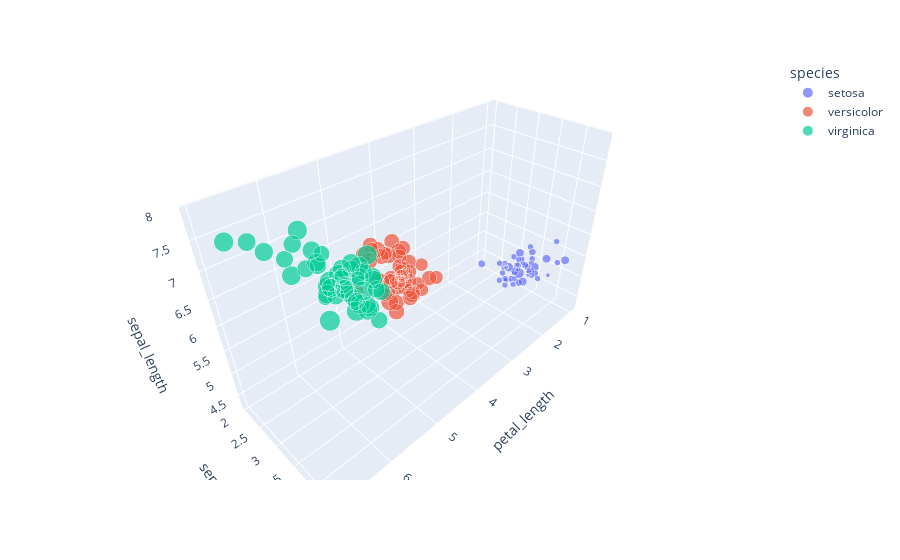

The code cell stored with this chart in its notebook:
### Code cell
px.scatter_3d(data,x='petal_length',y='sepal_width',z='sepal_length',size='petal_width',color='species')

### Figure 1 — Plotly figure (JSON) as saved in the notebook; plotly's stock layout.template omitted (floating-point values rounded to 4 significant figures)
{"data": [{"hovertemplate": "species=setosa<br>petal_length=%{x}<br>sepal_width=%{y}<br>sepal_length=%{z}<br>petal_width=%{marker.size}<extra></extra>", "legendgroup": "setosa", "marker": {"color": "#636efa", "size": [0.2, 0.2, 0.2, 0.2, 0.2, 0.4, 0.3, 0.2, 0.2, 0.1, 0.2, 0.2, 0.1, 0.1, 0.2, 0.4, 0.4, 0.3, 0.3, 0.3, 0.2, 0.4, 0.2, 0.5, 0.2, 0.2, 0.4, 0.2, 0.2, 0.2, 0.2, 0.4, 0.1, 0.2, 0.2, 0.2, 0.2, 0.1, 0.2, 0.2, 0.3, 0.3, 0.2, 0.6, 0.4, 0.3, 0.2, 0.2, 0.2, 0.2], "sizemode": "area", "sizeref": 0.00625, "symbol": "circle"}, "mode": "markers", "name": "setosa", "scene": "scene", "showlegend": true, "type": "scatter3d", "x": [1.4, 1.4, 1.3, 1.5, 1.4, 1.7, 1.4, 1.5, 1.4, 1.5, 1.5, 1.6, 1.4, 1.1, 1.2, 1.5, 1.3, 1.4, 1.7, 1.5, 1.7, 1.5, 1, 1.7, 1.9, 1.6, 1.6, 1.5, 1.4, 1.6, 1.6, 1.5, 1.5, 1.4, 1.5, 1.2, 1.3, 1.4, 1.3, 1.5, 1.3, 1.3, 1.3, 1.6, 1.9, 1.4, 1.6, 1.4, 1.5, 1.4], "y": [3.5, 3, 3.2, 3.1, 3.6, 3.9, 3.4, 3.4, 2.9, 3.1, 3.7, 3.4, 3, 3, 4, 4.4, 3.9, 3.5, 3.8, 3.8, 3.4, 3.7, 3.6, 3.3, 3.4, 3, 3.4, 3.5, 3.4, 3.2, 3.1, 3.4, 4.1, 4.2, 3.1, 3.2, 3.5, 3.6, 3, 3.4, 3.5, 2.3, 3.2, 3.5, 3.8, 3, 3.8, 3.2, 3.7, 3.3], "z": [5.1, 4.9, 4.7, 4.6, 5, 5.4, 4.6, 5, 4.4, 4.9, 5.4, 4.8, 4.8, 4.3, 5.8, 5.7, 5.4, 5.1, 5.7, 5.1, 5.4, 5.1, 4.6, 5.1, 4.8, 5, 5, 5.2, 5.2, 4.7, 4.8, 5.4, 5.2, 5.5, 4.9, 5, 5.5, 4.9, 4.4, 5.1, 5, 4.5, 4.4, 5, 5.1, 4.8, 5.1, 4.6, 5.3, 5]}, {"hovertemplate": "species=versicolor<br>petal_length=%{x}<br>sepal_width=%{y}<br>sepal_length=%{z}<br>petal_width=%{marker.size}<extra></extra>", "legendgroup": "versicolor", "marker": {"color": "#EF553B", "size": [1.4, 1.5, 1.5, 1.3, 1.5, 1.3, 1.6, 1, 1.3, 1.4, 1, 1.5, 1, 1.4, 1.3, 1.4, 1.5, 1, 1.5, 1.1, 1.8, 1.3, 1.5, 1.2, 1.3, 1.4, 1.4, 1.7, 1.5, 1, 1.1, 1, 1.2, 1.6, 1.5, 1.6, 1.5, 1.3, 1.3, 1.3, 1.2, 1.4, 1.2, 1, 1.3, 1.2, 1.3, 1.3, 1.1, 1.3], "sizemode": "area", "sizeref": 0.00625, "symbol": "circle"}, "mode": "markers", "name": "versicolor", "scene": "scene", "showlegend": true, "type": "scatter3d", "x": [4.7, 4.5, 4.9, 4, 4.6, 4.5, 4.7, 3.3, 4.6, 3.9, 3.5, 4.2, 4, 4.7, 3.6, 4.4, 4.5, 4.1, 4.5, 3.9, 4.8, 4, 4.9, 4.7, 4.3, 4.4, 4.8, 5, 4.5, 3.5, 3.8, 3.7, 3.9, 5.1, 4.5, 4.5, 4.7, 4.4, 4.1, 4, 4.4, 4.6, 4, 3.3, 4.2, 4.2, 4.2, 4.3, 3, 4.1], "y": [3.2, 3.2, 3.1, 2.3, 2.8, 2.8, 3.3, 2.4, 2.9, 2.7, 2, 3, 2.2, 2.9, 2.9, 3.1, 3, 2.7, 2.2, 2.5, 3.2, 2.8, 2.5, 2.8, 2.9, 3, 2.8, 3, 2.9, 2.6, 2.4, 2.4, 2.7, 2.7, 3, 3.4, 3.1, 2.3, 3, 2.5, 2.6, 3, 2.6, 2.3, 2.7, 3, 2.9, 2.9, 2.5, 2.8], "z": [7, 6.4, 6.9, 5.5, 6.5, 5.7, 6.3, 4.9, 6.6, 5.2, 5, 5.9, 6, 6.1, 5.6, 6.7, 5.6, 5.8, 6.2, 5.6, 5.9, 6.1, 6.3, 6.1, 6.4, 6.6, 6.8, 6.7, 6, 5.7, 5.5, 5.5, 5.8, 6, 5.4, 6, 6.7, 6.3, 5.6, 5.5, 5.5, 6.1, 5.8, 5, 5.6, 5.7, 5.7, 6.2, 5.1, 5.7]}, {"hovertemplate": "species=virginica<br>petal_length=%{x}<br>sepal_width=%{y}<br>sepal_length=%{z}<br>petal_width=%{marker.size}<extra></extra>", "legendgroup": "virginica", "marker": {"color": "#00cc96", "size": [2.5, 1.9, 2.1, 1.8, 2.2, 2.1, 1.7, 1.8, 1.8, 2.5, 2, 1.9, 2.1, 2, 2.4, 2.3, 1.8, 2.2, 2.3, 1.5, 2.3, 2, 2, 1.8, 2.1, 1.8, 1.8, 1.8, 2.1, 1.6, 1.9, 2, 2.2, 1.5, 1.4, 2.3, 2.4, 1.8, 1.8, 2.1, 2.4, 2.3, 1.9, 2.3, 2.5, 2.3, 1.9, 2, 2.3, 1.8], "sizemode": "area", "sizeref": 0.00625, "symbol": "circle"}, "mode": "markers", "name": "virginica", "scene": "scene", "showlegend": true, "type": "scatter3d", "x": [6, 5.1, 5.9, 5.6, 5.8, 6.6, 4.5, 6.3, 5.8, 6.1, 5.1, 5.3, 5.5, 5, 5.1, 5.3, 5.5, 6.7, 6.9, 5, 5.7, 4.9, 6.7, 4.9, 5.7, 6, 4.8, 4.9, 5.6, 5.8, 6.1, 6.4, 5.6, 5.1, 5.6, 6.1, 5.6, 5.5, 4.8, 5.4, 5.6, 5.1, 5.1, 5.9, 5.7, 5.2, 5, 5.2, 5.4, 5.1], "y": [3.3, 2.7, 3, 2.9, 3, 3, 2.5, 2.9, 2.5, 3.6, 3.2, 2.7, 3, 2.5, 2.8, 3.2, 3, 3.8, 2.6, 2.2, 3.2, 2.8, 2.8, 2.7, 3.3, 3.2, 2.8, 3, 2.8, 3, 2.8, 3.8, 2.8, 2.8, 2.6, 3, 3.4, 3.1, 3, 3.1, 3.1, 3.1, 2.7, 3.2, 3.3, 3, 2.5, 3, 3.4, 3], "z": [6.3, 5.8, 7.1, 6.3, 6.5, 7.6, 4.9, 7.3, 6.7, 7.2, 6.5, 6.4, 6.8, 5.7, 5.8, 6.4, 6.5, 7.7, 7.7, 6, 6.9, 5.6, 7.7, 6.3, 6.7, 7.2, 6.2, 6.1, 6.4, 7.2, 7.4, 7.9, 6.4, 6.3, 6.1, 7.7, 6.3, 6.4, 6, 6.9, 6.7, 6.9, 5.8, 6.8, 6.7, 6.7, 6.3, 6.5, 6.2, 5.9]}], "layout": {"legend": {"itemsizing": "constant", "title": {"text": "species"}, "tracegroupgap": 0}, "margin": {"t": 60}, "scene": {"domain": {"x": [0, 1], "y": [0, 1]}, "xaxis": {"title": {"text": "petal_length"}}, "yaxis": {"title": {"text": "sepal_width"}}, "zaxis": {"title": {"text": "sepal_length"}}}}}
